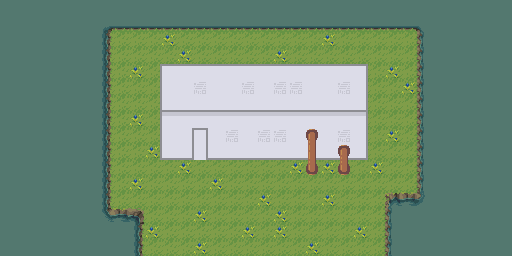

A level layout from a 2D game, rendered from its tile map. Below: a short description, then the map file with its tile-grid data intact:
An orthogonal 32x16 tile map with 16x16 px tiles, 2 tile layers (Ground, Top) and 2 objects (2x Event Teleport).

<map version="1.10" tiledversion="1.10.1" orientation="orthogonal" renderorder="right-down" width="32" height="16" tilewidth="16" tileheight="16" infinite="0" nextlayerid="4" nextobjectid="3">
 <tileset firstgid="1" source="Lab Exterior.tsx" />
 <layer id="1" name="Ground" width="32" height="16">
  <data encoding="csv">
82,82,82,82,82,82,82,82,82,82,82,82,82,82,82,82,82,82,82,82,82,82,82,82,82,82,82,82,82,82,82,82,
82,82,82,82,82,82,68,98,98,98,98,98,98,98,98,98,98,98,98,98,98,98,98,98,98,98,69,82,82,82,82,82,
82,82,82,82,82,82,83,1,1,1,19,1,1,1,1,1,1,1,1,1,19,1,1,1,1,1,81,82,82,82,82,82,
82,82,82,82,82,82,83,1,1,1,1,19,1,1,1,1,1,19,1,1,1,1,1,1,1,1,81,82,82,82,82,82,
82,82,82,82,82,82,83,1,19,1,6,7,7,7,7,7,7,7,7,7,7,7,9,1,19,1,81,82,82,82,82,82,
82,82,82,82,82,82,83,1,1,1,22,23,23,23,23,23,23,23,23,23,23,23,25,1,1,19,81,82,82,82,82,82,
82,82,82,82,82,82,83,1,1,1,38,39,39,39,39,39,39,39,39,39,39,39,41,1,1,1,81,82,82,82,82,82,
82,82,82,82,82,82,83,1,19,1,54,56,56,56,56,56,56,56,56,56,56,56,57,1,1,1,81,82,82,82,82,82,
82,82,82,82,82,82,83,1,1,1,70,55,23,55,55,55,55,55,55,55,55,55,73,1,19,1,81,82,82,82,82,82,
82,82,82,82,82,82,83,1,1,19,86,40,23,40,40,40,40,40,40,40,40,40,89,1,1,1,81,82,82,82,82,82,
82,82,82,82,82,82,83,1,1,1,1,19,1,1,1,1,1,1,19,1,19,1,1,19,1,1,81,82,82,82,82,82,
82,82,82,82,82,82,83,1,19,1,1,1,1,19,1,1,1,1,1,1,1,1,1,1,1,1,81,82,82,82,82,82,
82,82,82,82,82,82,83,1,1,1,1,1,1,1,1,1,19,1,1,1,19,1,1,1,65,66,85,82,82,82,82,82,
82,82,82,82,82,82,84,66,67,1,1,1,19,1,1,1,1,19,1,1,1,1,1,1,81,82,82,82,82,82,82,82,
82,82,82,82,82,82,82,82,83,19,1,1,1,1,1,19,1,19,1,1,1,1,19,1,81,82,82,82,82,82,82,82,
82,82,82,82,82,82,82,82,83,1,1,1,19,1,1,1,1,1,1,19,1,1,1,1,81,82,82,82,82,82,82,82
</data>
 </layer>
 <layer id="2" name="Top" width="32" height="16">
  <data encoding="csv">
0,0,0,0,0,0,0,0,0,0,0,0,0,0,0,0,0,0,0,0,0,0,0,0,0,0,0,0,0,0,0,0,
0,0,0,0,0,0,0,0,0,0,0,0,0,0,0,0,0,0,0,0,0,0,0,0,0,0,0,0,0,0,0,0,
0,0,0,0,0,0,0,0,0,0,0,0,0,0,0,0,0,0,0,0,0,0,0,0,0,0,0,0,0,0,0,0,
0,0,0,0,0,0,0,0,0,0,0,0,0,0,0,0,0,0,0,0,0,0,0,0,0,0,0,0,0,0,0,0,
0,0,0,0,0,0,0,0,0,0,0,0,0,0,0,0,0,0,0,0,0,0,0,0,0,0,0,0,0,0,0,0,
0,0,0,0,0,0,0,0,0,0,0,0,24,0,0,24,0,24,24,0,0,24,0,0,0,0,0,0,0,0,0,0,
0,0,0,0,0,0,0,0,0,0,0,0,0,0,0,0,0,0,0,0,0,0,0,0,0,0,0,0,0,0,0,0,
0,0,0,0,0,0,0,0,0,0,0,0,0,0,0,0,0,0,0,0,0,0,0,0,0,0,0,0,0,0,0,0,
0,0,0,0,0,0,0,0,0,0,0,0,72,0,24,0,24,24,0,5,0,24,0,0,0,0,0,0,0,0,0,0,
0,0,0,0,0,0,0,0,0,0,0,0,88,0,0,0,0,0,0,21,0,5,0,0,0,0,0,0,0,0,0,0,
0,0,0,0,0,0,0,0,0,0,0,0,0,0,0,0,0,0,0,37,0,37,0,0,0,0,0,0,0,0,0,0,
0,0,0,0,0,0,0,0,0,0,0,0,0,0,0,0,0,0,0,0,0,0,0,0,0,0,0,0,0,0,0,0,
0,0,0,0,0,0,0,0,0,0,0,0,0,0,0,0,0,0,0,0,0,0,0,0,0,0,0,0,0,0,0,0,
0,0,0,0,0,0,0,0,0,0,0,0,0,0,0,0,0,0,0,0,0,0,0,0,0,0,0,0,0,0,0,0,
0,0,0,0,0,0,0,0,0,0,0,0,0,0,0,0,0,0,0,0,0,0,0,0,0,0,0,0,0,0,0,0,
0,0,0,0,0,0,0,0,0,0,0,0,0,0,0,0,0,0,0,0,0,0,0,0,0,0,0,0,0,0,0,0
</data>
 </layer>
 <objectgroup id="3" name="Interactables" class="Layer of Events">
  <object id="1" name="Lab" type="Event Teleport" x="192" y="128" width="16" height="32" />
  <object id="2" name="Village" type="Event Teleport" x="144" y="240" width="240" height="16" />
 </objectgroup>
</map>
